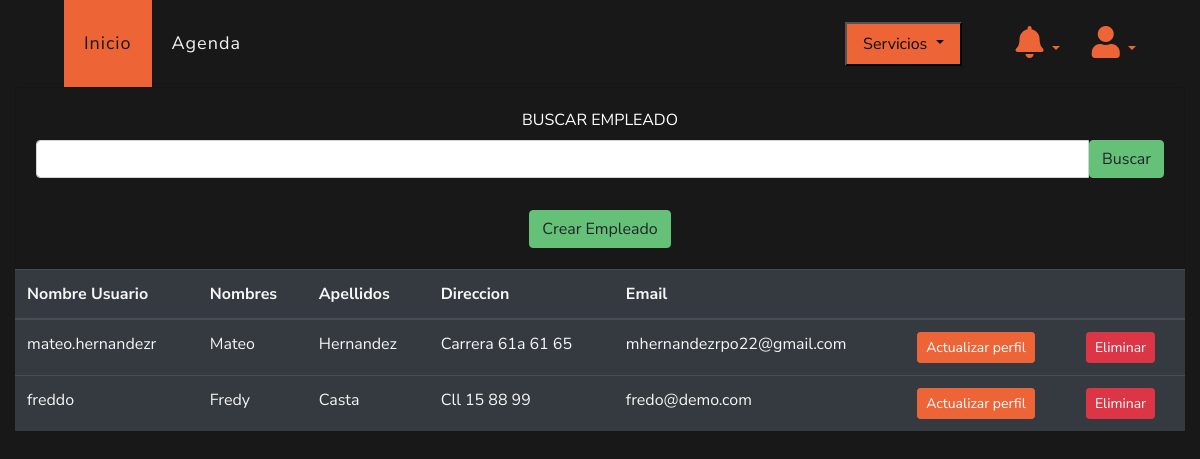
Screenshot of /ver/empleados (signed in) with the database file from the repository.
### veterinary/models.py (models this page shows, shortened)
class User(AbstractUser):
    direccion = models.CharField(max_length=50, blank=True, null=True)
    veterinary = models.ForeignKey(Veterinary, on_delete=models.PROTECT, null=True, blank=True)
    is_doctor = models.BooleanField(default=False)
    has_seen_video = models.BooleanField(default=False)

### veterinary/views.py (the view)
# urls.py: path("ver/empleados", views.detailEmployee, name='detailEmployee'),
@login_required(login_url="login")
def detailEmployee(request):
    VeterinaryLogued = request.user.veterinary
    if request.method == "POST":
        employee = User.objects.filter(
            first_name__contains=request.POST.get("search", ""),
            veterinary=VeterinaryLogued,
        )
    else:
        employee = User.objects.filter(veterinary=VeterinaryLogued)
    context = {"employees": employee}
    return render(request, "veterinary/detailEmployee.html", context)

### veterinary/views.py (called while the page is built)
def check_notifications(request):
    if not request.user.is_authenticated:
        veterinary_logued = Veterinary.objects.get(id=1)
    else:
        veterinary_logued = request.user.veterinary
    if not Client.objects.filter(veterinary=veterinary_logued).exists():
        messages.info(request, 'Registra clientes')
    if not Pet.objects.filter(client__veterinary=veterinary_logued).exists():
        messages.info(request, 'Registra mascotas')
    if not Category.objects.filter(veterinary=veterinary_logued).exists():
        messages.info(request, 'Registra categorias y productos')
    if not Events.objects.filter(veterinary=veterinary_logued).exists():
        messages.info(request, 'Registra tu primer cita')

### templates/veterinary/detailEmployee.html (shortened to what this page needs)
{% extends 'layout/base.html' %}
{% block 'style' %}
{% load static %}
<link rel="stylesheet" href="{% static 'css/estiloindex.css' %}">
<link rel="stylesheet" href="{% static 'css/estilo.css' %}">
{% endblock %}
{% block 'header' %}
{% include 'layout/partials/headerbase.html' %}
{% endblock %}
{% block 'content' %}
<div class="container-fluid" style="background-color: #181818; height: 100vh">
  <div class="row">
    <div class="col-lg-12 col-md-12 col-sm-12 col-xs-12" style="padding-right: 15px; padding-left: 15px;">
      <div class="card bg-dark text-white">
        <div class="card-body text-center">
          <form action="" method="POST">
              <label>BUSCAR EMPLEADO</label>
              <div  class="input-group mb-3">
                <input type="text" class="form-control" name="search">
                  <button type="submit" class="btn btn-secondary">Buscar</button>
            </div>
          </form>
          <a href="{% url 'registerEmployee' %}" class="btn btn-secondary mt-3">Crear Empleado</a>
        </div>
      </div>
        <div class="table-responsive">
          <table class="table table-dark">
            <thead>
              <tr>
                <th>Nombre Usuario</th>
                <th>Nombres</th>
                <th>Apellidos</th>
                <th>Direccion</th>
                <th>Email</th>
                <th></th>
                <th></th>
              </tr>
            </thead>
            <tbody>
              {% for employee in employees %}
                  {% if employee.direccion != None %}
                      <tr>
                        <td>{{employee.username}}</td>
                        <td>{{employee.first_name}}</td>
                        <td>{{employee.last_name}}</td>
                        <td>{{employee.direccion}}</td>
                        <td>{{employee.email}}</td>
                        <td><a href="{% url 'updateEmployee' id=employee.id %}" class="btn btn-primary btn-sm">Actualizar perfil</a></td>
                        <td><button onclick="borrar('{{employee.id}}')" class="btn btn-danger btn-sm">Eliminar</button></td>
                      </tr>
                  {% endif %}
              {% endfor %}
            </tbody>
          </table>
      </div>
    </div>
  </div>
</div>
{% endblock %}

### rows the page displays
User: username "mateo.hernandezr", first_name "Mateo", last_name "Hernandez", direccion "Carrera 61a 61 65", email "mhernandezrpo22@gmail.com"
User: username "freddo", first_name "Fredy", last_name "Casta", direccion "Cll 15 88 99", email "fredo@demo.com"
